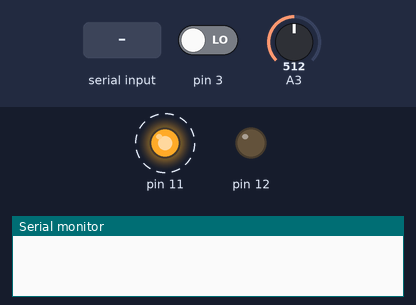
This sketch was run on a simulated Arduino Uno, built with avr-gcc and run on an emulated ATmega328P. Shown: output pins drawn as LEDs (lit = HIGH), the last lines printed to the serial monitor. Dashed ring = blinking. Inputs (shaded band) come from the test bench; at power-on: A3 = 512, pin 3 LOW.

Above: at 0.14 s.
1.3 s: A3 set to 782
4.3 s: A3 set to 815
At 7.2 s:
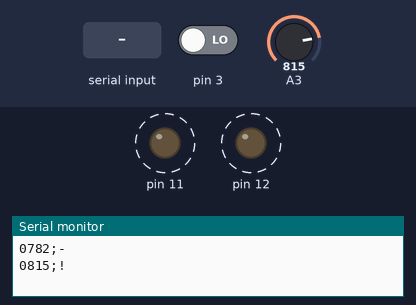
7.3 s: pin 3 driven HIGH
At 7.9 s:
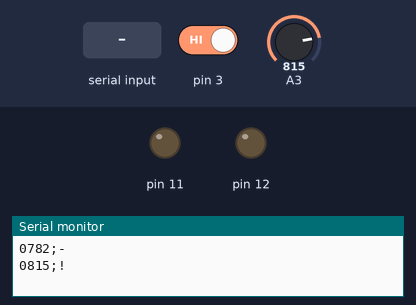
8.8 s: "1\n" received over Serial
At 8.94 s:
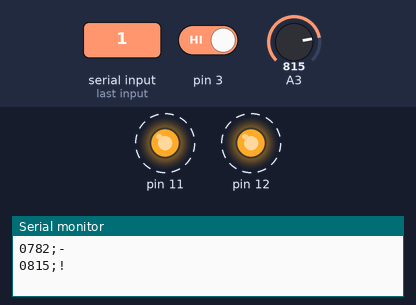
Timing chart, 0 to 12.8 s (numbered marks = the images above; inputs shaded):
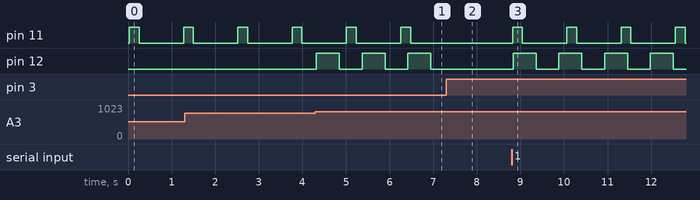

Measured:
- the behaviour switches between 799 and 800 on A3 (found by bisection; images 0 and 1)
- after the input at 4.3 s, pin 12: alternates HIGH for 0.52 s and LOW for 0.53 s, starting at once
- after the input at 7.3 s, pin 11: stays LOW (without the input it goes to HIGH after 0.20 s); pin 12: stays LOW (without the input it goes to HIGH after 0.17 s)
- after the input at 8.8 s, pin 11: alternates HIGH for 0.23 s and LOW for 1.0 s, starting at once; pin 12: alternates HIGH for 0.52 s and LOW for 0.53 s, starting at once
- by itself, pin 11: alternates HIGH for 0.23 s and LOW for 1.0 s

The sketch:

arduino_code.ino
```cpp
#include <Arduino_FreeRTOS.h>
#include <task.h>

#define ALARM '!'
#define STABLE '-'
#define NOT_MESURING 0
#define MESURING 1


int mesure = 0;
int mesuring_state = MESURING;
int alarm_state = STABLE;

TaskHandle_t MesureLightTask;
TaskHandle_t SendSerialTask;
TaskHandle_t AlarmTask;
TaskHandle_t ReadSerialTask;
TaskHandle_t BlinkingTask;
TaskHandle_t AlarmBlinkingTask;

void setup() {
  // put your setup code here, to run once:
  pinMode(3, INPUT);
  pinMode(A3, INPUT);
  pinMode(11, OUTPUT);
  pinMode(12, OUTPUT),
  Serial.begin(9600,SERIAL_8N1);
  attachInterrupt(digitalPinToInterrupt(3),switchMesuringStateInterruption,RISING);

  xTaskCreate(vMesureLightTask, "MesureLight",70, NULL, 3, &MesureLightTask);
  xTaskCreate(vSendSerialTask,"SendSerial",120 + 80, NULL, 3, &SendSerialTask);
  xTaskCreate(vAlarmTask,"Alarm", 90, NULL, 3, &AlarmTask);
  xTaskCreate(vAlarmBlinkingTask,"BlinkingAlarm", 90, NULL, 3, &AlarmBlinkingTask);
  xTaskCreate(vReadSerialTask,"ReadSerial", 70, NULL,3, &ReadSerialTask);
  xTaskCreate(vBlinkingTask,"Blinking", 60, NULL, 3, &BlinkingTask);
}

void loop() {
  // put your main code here, to run repeatedly:
}

/**
* Tarea que lee contantemente la luminosidad
*/
void vMesureLightTask(){
  while(true){
      mesure = analogRead(A3);
  }
  vTaskDelete(NULL);
}

/**
* Tarea que envia los datos al bus serial cada 3 segundos.
*/
void vSendSerialTask(){
  for(;;){
    vTaskDelay(pdMS_TO_TICKS(3000));
    sendBitFrame(mesure,alarm_state);
    //Serial.println(alarm_state);
  }
  vTaskDelete(NULL);
}

/**
* Tarea que enciende la alarma si la medida de luz detectada
* es mayor a 800 lux.
*/
void vAlarmTask(){
  for(;;){
    if(mesure >= 800){
      alarm_state = ALARM;
      vTaskResume(AlarmBlinkingTask);
    }else{
      alarm_state = STABLE;
      vTaskSuspend(AlarmBlinkingTask);
      digitalWrite(12,LOW);
    }
  }
}

/**
* Tarea que parpadea el pin 12
*/
void vAlarmBlinkingTask(){
    while(true){
      digitalWrite(12,HIGH);
      delay(500);
      digitalWrite(12,LOW);
      delay(500);
    }
}

/**
* Tarea que llama el codigo de la interrupción si le llega un 1 en el bus Serial.
*/
void vReadSerialTask(){
  for(;;){
    if(Serial.available()>0){
      int var = Serial.readStringUntil('\n').toInt();
      if( var == 1){
        switchMesuringStateInterruption();
      }
    }else{
      delay(1);
    }
  }
  vTaskDelete(NULL);
}

/**
* Interrupción que incia o detiene la tarea para medir luz.
*/
void switchMesuringStateInterruption(){
  if(mesuring_state == NOT_MESURING){
    mesuring_state = MESURING;
    vTaskResume(MesureLightTask);
  }else if(mesuring_state == MESURING){
    mesuring_state = NOT_MESURING;
    mesure = 0;
    vTaskSuspend(MesureLightTask);
  }
}

/**
* Tarea que se encarga de hacer parpadear el led en el pin 11.
*/
void vBlinkingTask(){
  while(true){
    if(mesuring_state == MESURING){
      digitalWrite(11, HIGH);
      delay(200);
      digitalWrite(11, LOW);
      delay(1000);
    }else{
      //cuando quito esto falla. Una optimización finaliza la tarea?
      delay(1);
    }
  }
  vTaskDelete(NULL);
}

/**
* método que crea un arreglo de caracteres y lo envia por el bus serial.
*/
void sendBitFrame(short lightMesure,char alarmState){
  char frame[7] = {'0','0','0','0',';',alarmState,'\0'};
  char number[4] = {0};
  itoa(mesure,number,10);
  short numChars =  0;
  for(short i = 0; i < 4;i++){
    if(number[i]!='\0'){
      numChars++;
    }
  }
  memmove(frame+(4-numChars),number,numChars);
  Serial.println(frame);
}
```
